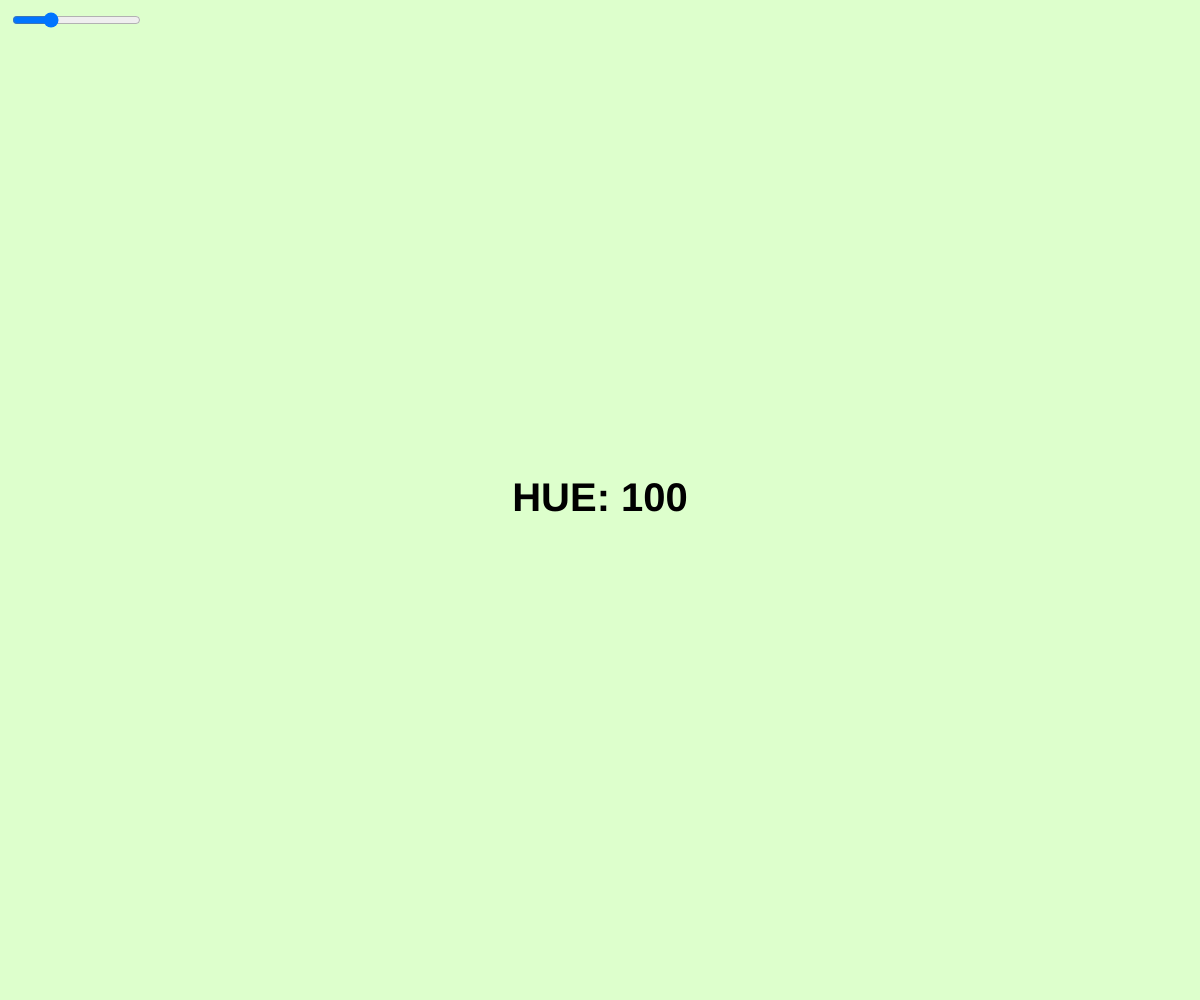
Frame 1 (no input)
Frame 60 (no input): identical to frame 1, image omitted
Frame 120 (the mouse pressed at the canvas centre since frame 60): identical to frame 1, image omitted

The p5.js sketch that drew this single still picture (run headless with seeded random() and noise() and a simulated clock; from frame 60 on, the mouse is pressed at the canvas centre):

// p5.js sketch
// ── sketch.js
let sldHue;

function setup() {
  createCanvas(windowWidth, windowHeight);
  colorMode(HSB);
  fill(0);
  textAlign(CENTER, CENTER);
  textSize(40);
  textStyle(BOLD);

  sldHue = createSlider(0, 359, 100, 2);
  sldHue.position(10, 10);
}

function draw() {
  let hu = sldHue.value();
  background(hu, 20, 100);
  text("HUE: " + hu, width / 2, height / 2);
}
